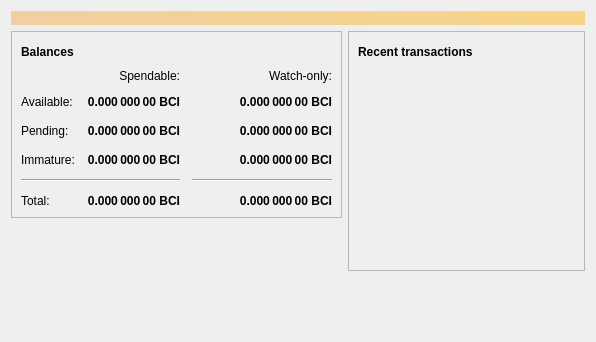
<?xml version="1.0" encoding="UTF-8"?>
<ui version="4.0">
 <class>OverviewPage</class>
 <widget class="QWidget" name="OverviewPage">
  <property name="geometry">
   <rect>
    <x>0</x>
    <y>0</y>
    <width>596</width>
    <height>342</height>
   </rect>
  </property>
  <property name="windowTitle">
   <string>Form</string>
  </property>
  <layout class="QVBoxLayout" name="topLayout">
   <item>
    <widget class="QLabel" name="labelAlerts">
     <property name="visible">
      <bool>false</bool>
     </property>
     <property name="styleSheet">
      <string notr="true">QLabel { background-color: qlineargradient(x1: 0, y1: 0, x2: 1, y2: 0, stop:0 #F0D0A0, stop:1 #F8D488); color:#000000; }</string>
     </property>
     <property name="wordWrap">
      <bool>true</bool>
     </property>
     <property name="margin">
      <number>3</number>
     </property>
     <property name="textInteractionFlags">
      <set>Qt::TextSelectableByMouse</set>
     </property>
    </widget>
   </item>
   <item>
    <layout class="QHBoxLayout" name="horizontalLayout" stretch="1,1">
     <item>
      <layout class="QVBoxLayout" name="verticalLayout_2">
       <item>
        <widget class="QFrame" name="frame">
         <property name="frameShape">
          <enum>QFrame::StyledPanel</enum>
         </property>
         <property name="frameShadow">
          <enum>QFrame::Raised</enum>
         </property>
         <layout class="QVBoxLayout" name="verticalLayout_4">
          <item>
           <layout class="QHBoxLayout" name="horizontalLayout_4">
            <item>
             <widget class="QLabel" name="label_5">
              <property name="font">
               <font>
                <weight>75</weight>
                <bold>true</bold>
               </font>
              </property>
              <property name="text">
               <string>Balances</string>
              </property>
             </widget>
            </item>
            <item>
             <widget class="QPushButton" name="labelWalletStatus">
              <property name="enabled">
               <bool>true</bool>
              </property>
              <property name="maximumSize">
               <size>
                <width>30</width>
                <height>16777215</height>
               </size>
              </property>
              <property name="toolTip">
               <string>The displayed information may be out of date. Your wallet automatically synchronizes with the Bitcoin network after a connection is established, but this process has not completed yet.</string>
              </property>
              <property name="text">
               <string/>
              </property>
              <property name="icon">
               <iconset resource="../bitcoin.qrc">
                <normaloff>:/icons/warning</normaloff>
                <disabledoff>:/icons/warning</disabledoff>:/icons/warning</iconset>
              </property>
              <property name="iconSize">
               <size>
                <width>24</width>
                <height>24</height>
               </size>
              </property>
              <property name="flat">
               <bool>true</bool>
              </property>
             </widget>
            </item>
            <item>
             <spacer name="horizontalSpacer_3">
              <property name="orientation">
               <enum>Qt::Horizontal</enum>
              </property>
              <property name="sizeHint" stdset="0">
               <size>
                <width>40</width>
                <height>20</height>
               </size>
              </property>
             </spacer>
            </item>
           </layout>
          </item>
          <item>
           <layout class="QGridLayout" name="gridLayout">
            <property name="spacing">
             <number>12</number>
            </property>
            <item row="2" column="2">
             <widget class="QLabel" name="labelWatchPending">
              <property name="font">
               <font>
                <weight>75</weight>
                <bold>true</bold>
               </font>
              </property>
              <property name="cursor">
               <cursorShape>IBeamCursor</cursorShape>
              </property>
              <property name="toolTip">
               <string>Unconfirmed transactions to watch-only addresses</string>
              </property>
              <property name="text">
               <string notr="true">0.000 000 00 BCI</string>
              </property>
              <property name="alignment">
               <set>Qt::AlignRight|Qt::AlignTrailing|Qt::AlignVCenter</set>
              </property>
              <property name="textInteractionFlags">
               <set>Qt::LinksAccessibleByMouse|Qt::TextSelectableByKeyboard|Qt::TextSelectableByMouse</set>
              </property>
             </widget>
            </item>
            <item row="2" column="1">
             <widget class="QLabel" name="labelUnconfirmed">
              <property name="font">
               <font>
                <weight>75</weight>
                <bold>true</bold>
               </font>
              </property>
              <property name="cursor">
               <cursorShape>IBeamCursor</cursorShape>
              </property>
              <property name="toolTip">
               <string>Total of transactions that have yet to be confirmed, and do not yet count toward the spendable balance</string>
              </property>
              <property name="text">
               <string notr="true">0.000 000 00 BCI</string>
              </property>
              <property name="alignment">
               <set>Qt::AlignRight|Qt::AlignTrailing|Qt::AlignVCenter</set>
              </property>
              <property name="textInteractionFlags">
               <set>Qt::LinksAccessibleByMouse|Qt::TextSelectableByKeyboard|Qt::TextSelectableByMouse</set>
              </property>
             </widget>
            </item>
            <item row="3" column="2">
             <widget class="QLabel" name="labelWatchImmature">
              <property name="font">
               <font>
                <weight>75</weight>
                <bold>true</bold>
               </font>
              </property>
              <property name="cursor">
               <cursorShape>IBeamCursor</cursorShape>
              </property>
              <property name="toolTip">
               <string>Mined balance in watch-only addresses that has not yet matured</string>
              </property>
              <property name="text">
               <string notr="true">0.000 000 00 BCI</string>
              </property>
              <property name="alignment">
               <set>Qt::AlignRight|Qt::AlignTrailing|Qt::AlignVCenter</set>
              </property>
              <property name="textInteractionFlags">
               <set>Qt::LinksAccessibleByMouse|Qt::TextSelectableByKeyboard|Qt::TextSelectableByMouse</set>
              </property>
             </widget>
            </item>
            <item row="4" column="0" colspan="2">
             <widget class="Line" name="line">
              <property name="orientation">
               <enum>Qt::Horizontal</enum>
              </property>
             </widget>
            </item>
            <item row="4" column="2">
             <widget class="Line" name="lineWatchBalance">
              <property name="sizePolicy">
               <sizepolicy hsizetype="Preferred" vsizetype="Fixed">
                <horstretch>0</horstretch>
                <verstretch>0</verstretch>
               </sizepolicy>
              </property>
              <property name="minimumSize">
               <size>
                <width>140</width>
                <height>0</height>
               </size>
              </property>
              <property name="orientation">
               <enum>Qt::Horizontal</enum>
              </property>
             </widget>
            </item>
            <item row="5" column="0">
             <widget class="QLabel" name="labelTotalText">
              <property name="text">
               <string>Total:</string>
              </property>
             </widget>
            </item>
            <item row="3" column="1">
             <widget class="QLabel" name="labelImmature">
              <property name="font">
               <font>
                <weight>75</weight>
                <bold>true</bold>
               </font>
              </property>
              <property name="cursor">
               <cursorShape>IBeamCursor</cursorShape>
              </property>
              <property name="toolTip">
               <string>Mined balance that has not yet matured</string>
              </property>
              <property name="text">
               <string notr="true">0.000 000 00 BCI</string>
              </property>
              <property name="alignment">
               <set>Qt::AlignRight|Qt::AlignTrailing|Qt::AlignVCenter</set>
              </property>
              <property name="textInteractionFlags">
               <set>Qt::LinksAccessibleByMouse|Qt::TextSelectableByKeyboard|Qt::TextSelectableByMouse</set>
              </property>
             </widget>
            </item>
            <item row="2" column="3">
             <spacer name="horizontalSpacer_2">
              <property name="orientation">
               <enum>Qt::Horizontal</enum>
              </property>
              <property name="sizeHint" stdset="0">
               <size>
                <width>40</width>
                <height>20</height>
               </size>
              </property>
             </spacer>
            </item>
            <item row="3" column="0">
             <widget class="QLabel" name="labelImmatureText">
              <property name="text">
               <string>Immature:</string>
              </property>
             </widget>
            </item>
            <item row="5" column="1">
             <widget class="QLabel" name="labelTotal">
              <property name="font">
               <font>
                <weight>75</weight>
                <bold>true</bold>
               </font>
              </property>
              <property name="cursor">
               <cursorShape>IBeamCursor</cursorShape>
              </property>
              <property name="toolTip">
               <string>Your current total balance</string>
              </property>
              <property name="text">
               <string notr="true">0.000 000 00 BCI</string>
              </property>
              <property name="alignment">
               <set>Qt::AlignRight|Qt::AlignTrailing|Qt::AlignVCenter</set>
              </property>
              <property name="textInteractionFlags">
               <set>Qt::LinksAccessibleByMouse|Qt::TextSelectableByKeyboard|Qt::TextSelectableByMouse</set>
              </property>
             </widget>
            </item>
            <item row="5" column="2">
             <widget class="QLabel" name="labelWatchTotal">
              <property name="font">
               <font>
                <weight>75</weight>
                <bold>true</bold>
               </font>
              </property>
              <property name="cursor">
               <cursorShape>IBeamCursor</cursorShape>
              </property>
              <property name="toolTip">
               <string>Current total balance in watch-only addresses</string>
              </property>
              <property name="text">
               <string notr="true">0.000 000 00 BCI</string>
              </property>
              <property name="alignment">
               <set>Qt::AlignRight|Qt::AlignTrailing|Qt::AlignVCenter</set>
              </property>
              <property name="textInteractionFlags">
               <set>Qt::LinksAccessibleByMouse|Qt::TextSelectableByKeyboard|Qt::TextSelectableByMouse</set>
              </property>
             </widget>
            </item>
            <item row="0" column="2">
             <widget class="QLabel" name="labelWatchonly">
              <property name="text">
               <string>Watch-only:</string>
              </property>
              <property name="alignment">
               <set>Qt::AlignRight|Qt::AlignTrailing|Qt::AlignVCenter</set>
              </property>
             </widget>
            </item>
            <item row="1" column="0">
             <widget class="QLabel" name="labelBalanceText">
              <property name="text">
               <string>Available:</string>
              </property>
             </widget>
            </item>
            <item row="1" column="1">
             <widget class="QLabel" name="labelBalance">
              <property name="font">
               <font>
                <weight>75</weight>
                <bold>true</bold>
               </font>
              </property>
              <property name="cursor">
               <cursorShape>IBeamCursor</cursorShape>
              </property>
              <property name="toolTip">
               <string>Your current spendable balance</string>
              </property>
              <property name="text">
               <string notr="true">0.000 000 00 BCI</string>
              </property>
              <property name="alignment">
               <set>Qt::AlignRight|Qt::AlignTrailing|Qt::AlignVCenter</set>
              </property>
              <property name="textInteractionFlags">
               <set>Qt::LinksAccessibleByMouse|Qt::TextSelectableByKeyboard|Qt::TextSelectableByMouse</set>
              </property>
             </widget>
            </item>
            <item row="1" column="2">
             <widget class="QLabel" name="labelWatchAvailable">
              <property name="font">
               <font>
                <weight>75</weight>
                <bold>true</bold>
               </font>
              </property>
              <property name="cursor">
               <cursorShape>IBeamCursor</cursorShape>
              </property>
              <property name="toolTip">
               <string>Your current balance in watch-only addresses</string>
              </property>
              <property name="text">
               <string notr="true">0.000 000 00 BCI</string>
              </property>
              <property name="alignment">
               <set>Qt::AlignRight|Qt::AlignTrailing|Qt::AlignVCenter</set>
              </property>
              <property name="textInteractionFlags">
               <set>Qt::LinksAccessibleByMouse|Qt::TextSelectableByKeyboard|Qt::TextSelectableByMouse</set>
              </property>
             </widget>
            </item>
            <item row="2" column="0">
             <widget class="QLabel" name="labelPendingText">
              <property name="text">
               <string>Pending:</string>
              </property>
             </widget>
            </item>
            <item row="0" column="1">
             <widget class="QLabel" name="labelSpendable">
              <property name="text">
               <string>Spendable:</string>
              </property>
              <property name="alignment">
               <set>Qt::AlignRight|Qt::AlignTrailing|Qt::AlignVCenter</set>
              </property>
             </widget>
            </item>
           </layout>
          </item>
         </layout>
        </widget>
       </item>
       <item>
        <spacer name="verticalSpacer">
         <property name="orientation">
          <enum>Qt::Vertical</enum>
         </property>
         <property name="sizeHint" stdset="0">
          <size>
           <width>20</width>
           <height>40</height>
          </size>
         </property>
        </spacer>
       </item>
      </layout>
     </item>
     <item>
      <layout class="QVBoxLayout" name="verticalLayout_3">
       <item>
        <widget class="QFrame" name="frame_2">
         <property name="frameShape">
          <enum>QFrame::StyledPanel</enum>
         </property>
         <property name="frameShadow">
          <enum>QFrame::Raised</enum>
         </property>
         <layout class="QVBoxLayout" name="verticalLayout">
          <item>
           <layout class="QHBoxLayout" name="horizontalLayout_2">
            <item>
             <widget class="QLabel" name="label_4">
              <property name="font">
               <font>
                <weight>75</weight>
                <bold>true</bold>
               </font>
              </property>
              <property name="text">
               <string>Recent transactions</string>
              </property>
             </widget>
            </item>
            <item>
             <widget class="QPushButton" name="labelTransactionsStatus">
              <property name="enabled">
               <bool>true</bool>
              </property>
              <property name="maximumSize">
               <size>
                <width>30</width>
                <height>16777215</height>
               </size>
              </property>
              <property name="toolTip">
               <string>The displayed information may be out of date. Your wallet automatically synchronizes with the Bitcoin network after a connection is established, but this process has not completed yet.</string>
              </property>
              <property name="text">
               <string/>
              </property>
              <property name="icon">
               <iconset resource="../bitcoin.qrc">
                <normaloff>:/icons/warning</normaloff>
                <disabledoff>:/icons/warning</disabledoff>:/icons/warning</iconset>
              </property>
              <property name="iconSize">
               <size>
                <width>24</width>
                <height>24</height>
               </size>
              </property>
              <property name="flat">
               <bool>true</bool>
              </property>
             </widget>
            </item>
            <item>
             <spacer name="horizontalSpacer">
              <property name="orientation">
               <enum>Qt::Horizontal</enum>
              </property>
              <property name="sizeHint" stdset="0">
               <size>
                <width>40</width>
                <height>20</height>
               </size>
              </property>
             </spacer>
            </item>
           </layout>
          </item>
          <item>
           <widget class="QListView" name="listTransactions">
            <property name="styleSheet">
             <string notr="true">QListView { background: transparent; }</string>
            </property>
            <property name="frameShape">
             <enum>QFrame::NoFrame</enum>
            </property>
            <property name="verticalScrollBarPolicy">
             <enum>Qt::ScrollBarAlwaysOff</enum>
            </property>
            <property name="horizontalScrollBarPolicy">
             <enum>Qt::ScrollBarAlwaysOff</enum>
            </property>
            <property name="selectionMode">
             <enum>QAbstractItemView::NoSelection</enum>
            </property>
           </widget>
          </item>
         </layout>
        </widget>
       </item>
       <item>
        <spacer name="verticalSpacer_2">
         <property name="orientation">
          <enum>Qt::Vertical</enum>
         </property>
         <property name="sizeHint" stdset="0">
          <size>
           <width>20</width>
           <height>40</height>
          </size>
         </property>
        </spacer>
       </item>
      </layout>
     </item>
    </layout>
   </item>
  </layout>
 </widget>
 <resources/>
 <connections/>
</ui>
